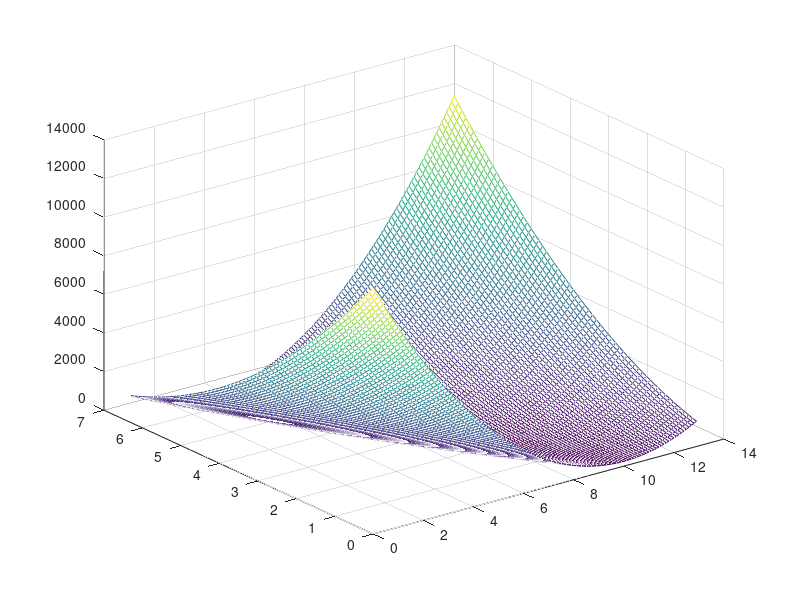
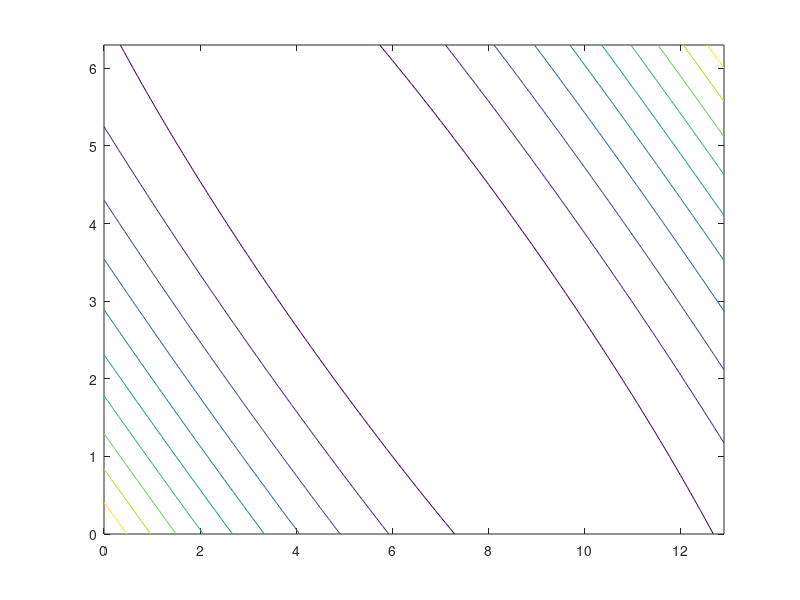

Write the MATLAB code that produced these figures, in order.
clc, clear, close all
A=10*rand(3,2);
X=10*rand(2,1);
b=A*X;

a_1=X(1);
b_1=X(2);

x_1=0:.1:2*a_1;
x_2=0:.1:2*b_1;

[x,y]=meshgrid(x_1,x_2);


[size_1,size_2]=size(x);

for i=1:size_1
    for j=1:size_2
        tmp=[x(i,j); y(i,j)];
        f(i,j)=norm(A*tmp-b)^2;
    end
end

figure(1)
mesh(x,y,f);
figure(2)
contour(x,y,f)

